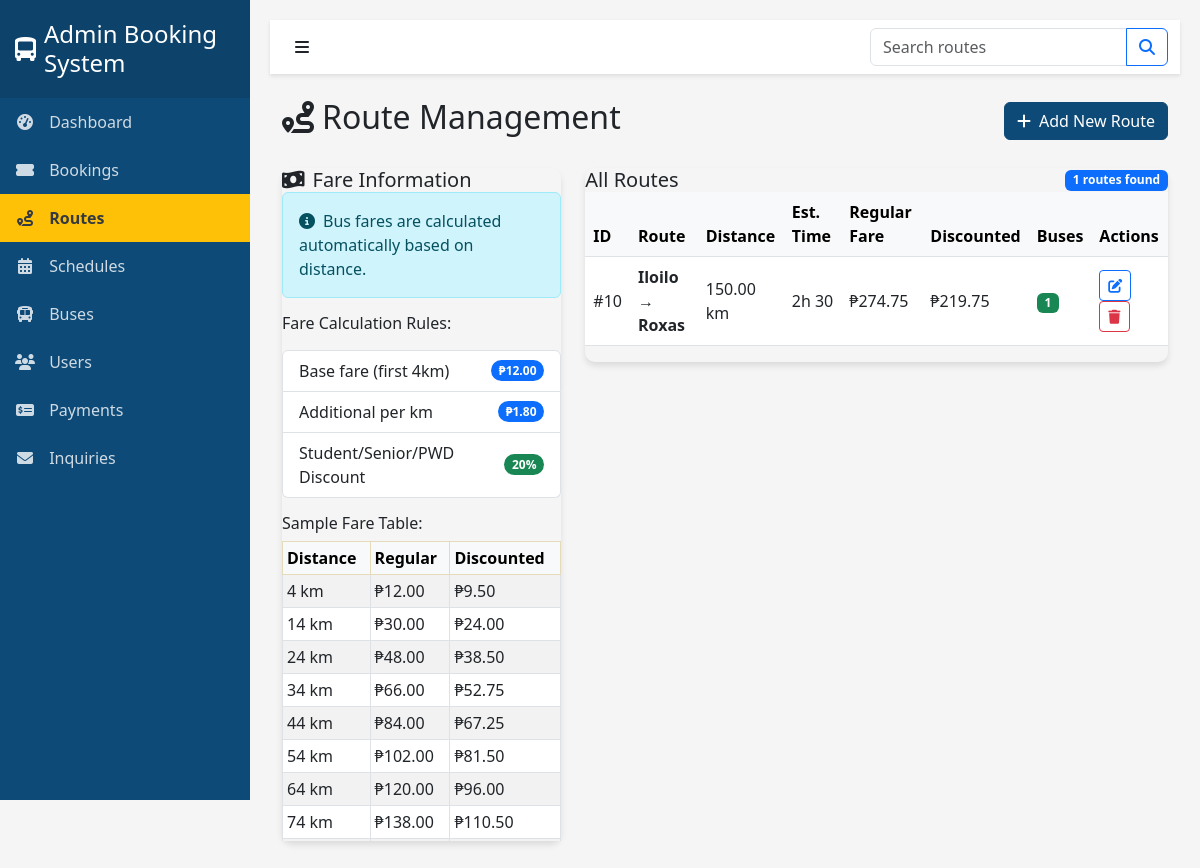
Page /admin/tabs/routes_admin.php on the earlier database version.
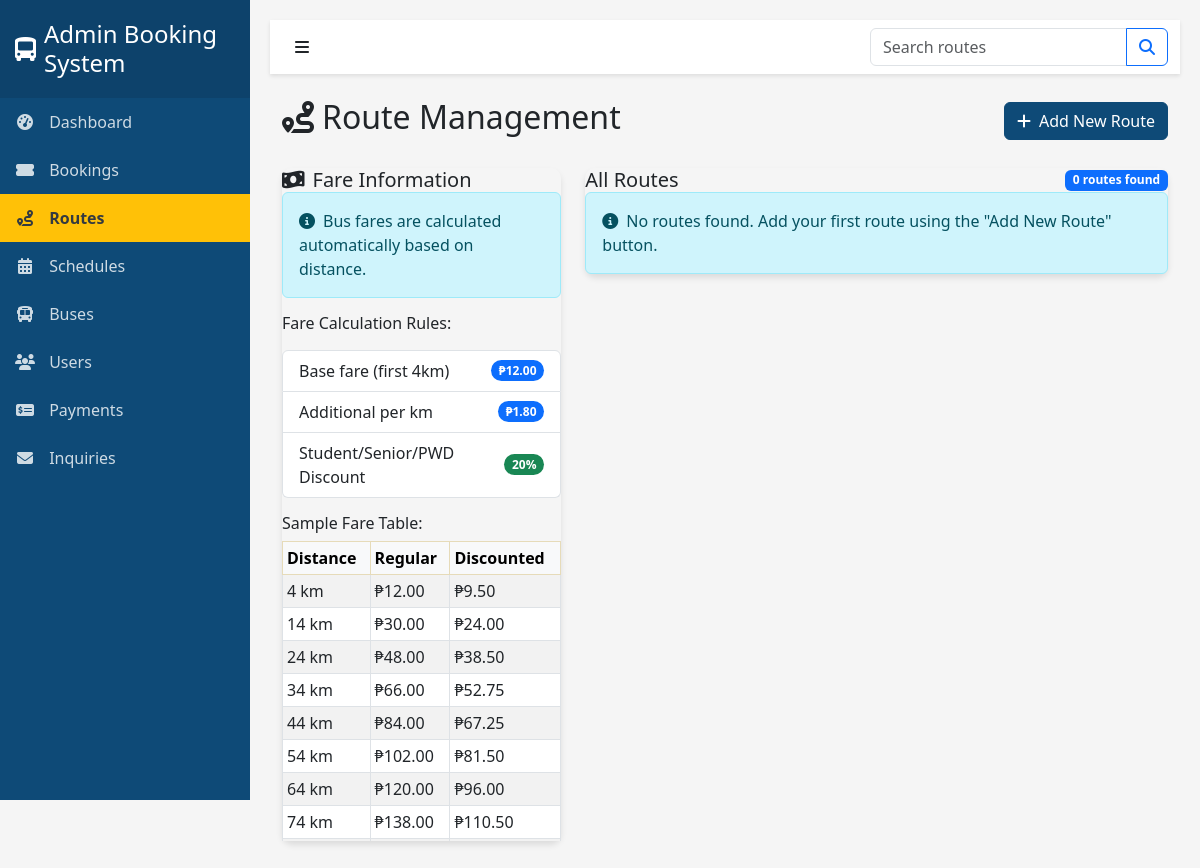
Same page on the later database version.
### tables this page shows
CREATE TABLE `routes` (
  `id` int(11) NOT NULL AUTO_INCREMENT,
  `origin` varchar(255) NOT NULL,
  `destination` varchar(255) NOT NULL,
  `distance` decimal(10,2) NOT NULL,
  `estimated_duration` varchar(50) NOT NULL,
  `fare` decimal(10,2) NOT NULL,
  `description` text DEFAULT NULL,
  `status` enum('active','inactive') DEFAULT 'active',
  `created_at` timestamp NOT NULL DEFAULT current_timestamp(),
  `updated_at` timestamp NOT NULL DEFAULT current_timestamp() ON UPDATE current_timestamp(),
  PRIMARY KEY (`id`),
  UNIQUE KEY `unique_route` (`origin`,`destination`),
  KEY `idx_route_search` (`origin`,`destination`),
  KEY `idx_status` (`status`),
  KEY `idx_route_active` (`status`,`origin`,`destination`)
);

### backend/connections/fare_calculator.php (called while the page is built)
<?php
class FareCalculator {
    private $baseFare = 12.00;
    private $ratePerKm = 1.80;
    private $discounts = [
        'student' => 20,
        'senior' => 20,
        'pwd' => 20
    ];
    public function calculateFare($distance, $passengerType = 'regular') {
        $fare = $this->baseFare;
        if ($distance > 4) {
            $additionalDistance = $distance - 4;
            $fare += $additionalDistance * $this->ratePerKm;
        }
        $fare = $this->roundToQuarter($fare);
        if (isset($this->discounts[strtolower($passengerType)])) {
            $discountPercentage = $this->discounts[strtolower($passengerType)];
            $discountAmount = $fare * ($discountPercentage / 100);
            $fare -= $discountAmount;
            $fare = $this->roundToQuarter($fare);
        }
        return $fare;
    }
    private function roundToQuarter($amount) {
        return round($amount * 4) / 4;
    }
    public function getFareRange($distance) {
        $regularFare = $this->calculateFare($distance, 'regular');
        $discountedFare = $this->calculateFare($distance, 'student');
        return [
            'min' => $discountedFare,
            'max' => $regularFare,
            'regular' => $regularFare,
            'discounted' => $discountedFare
        ];
    }
    public function getFareTable($maxDistance, $increment, $startDistance = 4) {
        $fareTable = [];
        for ($distance = $startDistance; $distance <= $maxDistance; $distance += $increment) {
            $fareRange = $this->getFareRange($distance);
            $fareTable[] = [
                'distance' => $distance,
                'regular' => $fareRange['regular'],
                'student' => $fareRange['discounted']
            ];
        }
        return $fareTable;
    }
}
?>

### admin/tabs/routes_admin.php (the view, shortened to what the changed rows need)
<?php
require_once "../../backend/connections/config.php";
require_once "../../backend/connections/fare_calculator.php";
$fareCalculator = new FareCalculator();
$routes = [];
try {
    $searchTerm = isset($_GET['search']) ? $_GET['search'] : '';
    if (!empty($searchTerm)) {
        $query = "SELECT r.*,
                  (SELECT COUNT(*) FROM buses b WHERE LOWER(b.route_name) = CONCAT(LOWER(r.origin), ' → ', LOWER(r.destination))) as bus_count
                  FROM routes r
                  WHERE r.origin LIKE ? OR r.destination LIKE ? OR CONCAT(r.origin, ' → ', r.destination) LIKE ?
                  ORDER BY r.origin, r.destination";
        $stmt = $conn->prepare($query);
        $searchParam = "%" . $searchTerm . "%";
        $stmt->bind_param("sss", $searchParam, $searchParam, $searchParam);
        $stmt->execute();
        $result = $stmt->get_result();
    } else {
        $query = "SELECT r.*,
                  (SELECT COUNT(*) FROM buses b WHERE LOWER(b.route_name) = CONCAT(LOWER(r.origin), ' → ', LOWER(r.destination))) as bus_count
                  FROM routes r
                  ORDER BY r.origin, r.destination";
        $result = $conn->query($query);
    }
    if ($result) {
        while ($row = $result->fetch_assoc()) {
            $fareRange = $fareCalculator->getFareRange($row['distance']);
            $row['calculated_regular_fare'] = $fareRange['regular'];
            $row['calculated_discounted_fare'] = $fareRange['discounted'];
            $routes[] = $row;
        }
    }
} catch (Exception $e) {
    $error_message = "Error fetching routes data: " . $e->getMessage();
}
$fareTable = $fareCalculator->getFareTable(100, 10);
?>
<!DOCTYPE html>
<html lang="en">
<head>
    <link href="https://cdn.jsdelivr.net/npm/bootstrap@5.3.0-alpha1/dist/css/bootstrap.min.css" rel="stylesheet">
    <link rel="stylesheet" href="https://cdnjs.cloudflare.com/ajax/libs/font-awesome/6.1.1/css/all.min.css">
    <link href="../css/admin.css" rel="stylesheet">
</head>
<body>
    <div class="wrapper">
        <div class="content">
            <div class="container-fluid">
                <div class="d-flex justify-content-between align-items-center mb-4">
                    <h2><i class="fas fa-route me-2"></i>Route Management</h2>
                </div>
                <div class="row">
                    <div class="col-md-4 mb-4">
                        <div class="card1">
                            <div class="card-body">
                                <div class="fare-table-container">
                                    <table class="table table-sm table-striped table-bordered">
                                        <thead class="table-warning">
                                            <tr>
                                                <th>Distance</th>
                                                <th>Regular</th>
                                                <th>Discounted</th>
                                            </tr>
                                        </thead>
                                        <tbody>
                                            <?php foreach ($fareTable as $fare): ?>
                                            <tr>
                                                <td><?php echo $fare['distance']; ?> km</td>
                                                <td>₱<?php echo number_format($fare['regular'], 2); ?></td>
                                                <td>₱<?php echo number_format($fare['student'], 2); ?></td>
                                            </tr>
                                            <?php endforeach; ?>
                                        </tbody>
                                    </table>
                                </div>
                            </div>
                        </div>
                    </div>
                    <div class="col-md-8">
                        <div class="card1">
                            <div class="card-header">
                                <div class="d-flex justify-content-between align-items-center">
                                    <h5 class="mb-0">All Routes</h5>
                                    <span class="badge bg-primary"><?php echo count($routes); ?> routes found</span>
                                </div>
                            </div>
                            <div class="card-body">
                                <?php if (count($routes) > 0): ?>
                                <div class="table-responsive">
                                    <table class="table table-hover align-middle">
                                        <thead>
                                            <tr>
                                                <th>ID</th>
                                                <th>Route</th>
                                                <th>Distance</th>
                                                <th>Est. Time</th>
                                                <th>Regular Fare</th>
                                                <th>Discounted</th>
                                                <th>Buses</th>
                                                <th>Actions</th>
                                            </tr>
                                        </thead>
                                        <tbody>
                                            <?php foreach ($routes as $route): ?>
                                            <tr>
                                                <td>#<?php echo $route['id']; ?></td>
                                                <td>
                                                    <div class="fw-bold"><?php echo ucfirst(htmlspecialchars($route['origin'])); ?> → <?php echo ucfirst(htmlspecialchars($route['destination'])); ?></div>
                                                </td>
                                                <td><?php echo $route['distance']; ?> km</td>
                                                <td><?php echo htmlspecialchars($route['estimated_duration']); ?></td>
                                                <td>₱<?php echo number_format($route['calculated_regular_fare'], 2); ?></td>
                                                <td>₱<?php echo number_format($route['calculated_discounted_fare'], 2); ?></td>
                                                <td>
                                                    <?php if ($route['bus_count'] > 0): ?>
                                                    <span class="badge bg-success"><?php echo $route['bus_count']; ?></span>
                                                    <?php else: ?>
                                                    <span class="badge bg-secondary">0</span>
                                                    <?php endif; ?>
                                                </td>
                                                <td>
                                                    <div class="action-buttons">
                                                        <button type="button" class="btn btn-outline-primary btn-sm edit-route"
                                                                data-id="<?php echo $route['id']; ?>"
                                                                data-bs-toggle="modal" data-bs-target="#editRouteModal"
                                                                data-bs-origin="<?php echo htmlspecialchars($route['origin']); ?>"
                                                                data-bs-destination="<?php echo htmlspecialchars($route['destination']); ?>"
                                                                data-bs-distance="<?php echo $route['distance']; ?>"
                                                                data-bs-duration="<?php echo htmlspecialchars($route['estimated_duration']); ?>">
                                                            <i class="fas fa-edit"></i>
                                                        </button>
                                                        <button type="button" class="btn btn-outline-danger btn-sm delete-route"
                                                                data-id="<?php echo $route['id']; ?>"
                                                                data-name="<?php echo htmlspecialchars($route['origin'] . ' to ' . $route['destination']); ?>"
                                                                data-bs-toggle="modal" data-bs-target="#deleteRouteModal">
                                                            <i class="fas fa-trash"></i>
                                                        </button>
                                                    </div>
                                                </td>
                                            </tr>
                                            <?php endforeach; ?>
                                        </tbody>
                                    </table>
                                </div>
                                <?php else: ?>
                                <div class="alert alert-info">
                                    <i class="fas fa-info-circle me-2"></i>No routes found. Add your first route using the "Add New Route" button.
                                </div>
                                <?php endif; ?>
                            </div>
                        </div>
                    </div>
                </div>
            </div>
        </div>
    </div>
</body>
</html>

Differences in the rows shown:
removed routes: id "10", origin "Iloilo", destination "Roxas", distance "150.00", estimated_duration "2h 30", fare "274.75", calculated_discounted_fare "219.75", bus_count "1"
Other differences:
count($routes): "1" → "0"
text no longer shown: "ID Route Distance Est. Time Regular Fare Discounted Buses Actions"
text now shown: "No routes found. Add your first route using the \"Add New Route\" button."
